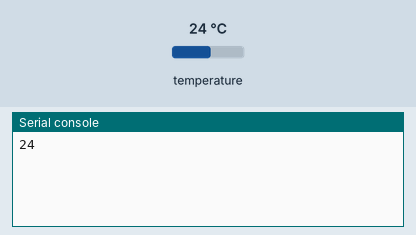
Simulated run of this program. Board: pyboard running MicroPython. On the bench: the last lines printed to the serial console. The inputs (shaded band) are chosen by the test bench; at power-on: temperature 24 °C.

Above: at 1.2 s.
1.3 s: temperature set to 12 °C
At 2.6 s:
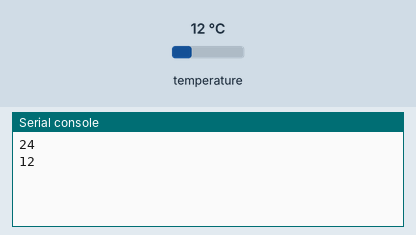
2.8 s: temperature set to 19 °C
At 3.8 s:
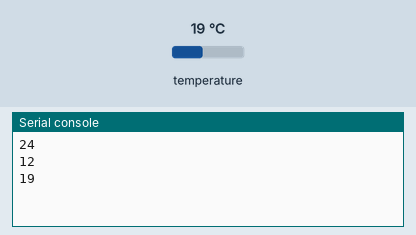
Timing chart, 0 to 5.8 s (numbered marks = the images above; inputs shaded):
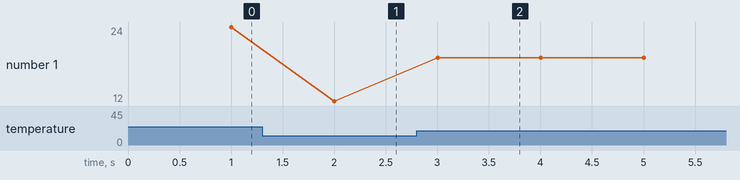

Measured:
- after the input at 1.3 s, the serial console: prints a new line after 0.70 s (image 1)
- after the input at 2.8 s, the serial console: prints a new line after 0.20 s (image 2)
- plotted number 1: 24 → 12 after the input at 1.3 s, 12 → 19 after the input at 2.8 s

The program:

STTS751_irq_demo.py
```python
from machine import I2C
from pyb import Timer
import STTS751

i2c = I2C(1)
stt = STTS751.STTS751(i2c)

def tim_irq(t):
    print(stt.temperature_irq())

tim = Timer(1, freq = 1)
tim.callback(tim_irq)
```

STTS751.py
```python
# (licence header left out)
STTS751_RESOLUTION = (8, 0, 4, 12, 10, 11, 9, 12)
STTS751_REG_STATUS = const(1)
STTS751_REG_CONFIG = const(3)
STTS751_REG_CONRAT = const(4)
STTS751_REG_TEMPVH = const(0)
STTS751_REG_TEMPVL = const(2)
STTS751_REG_TEMPHH = const(5)
STTS751_REG_TEMPHL = const(6)
STTS751_REG_TEMPLH = const(7)
STTS751_REG_TEMPLL = const(8)
STTS751_REG_ONESHOT = const(15)
STTS751_REG_THERM = const(32)
STTS751_REG_THERMHYS = const(33)

class STTS751():
    def __init__(self, i2c):
        self.i2c = i2c
        self.addr = 0x4A
        self.tb = bytearray(1)
        self.rb = bytearray(1)
        self.oneshot = False
        self.oneshot_mode(False)

    def int16(self, d):
        return d if d < 0x8000 else d - 0x10000

    def setreg(self, reg, dat):
        self.tb[0] = dat
        self.i2c.writeto_mem(self.addr, reg, self.tb)

    def getreg(self, reg):
        self.i2c.readfrom_mem_into(self.addr, reg, self.rb)
        return self.rb[0]

    def get2reg(self, reg):
        return self.getreg(reg) + self.getreg(reg+1) * 256

    def resolution(self, res = None):
        self.getreg(STTS751_REG_CONFIG)
        if res is None:
            return STTS751_RESOLUTION[(self.rb[0] & 0x0C)//4 + 4]
        else:
            if res > 12 or res < 9: return
            self.rb[0] = (self.rb[0] & 0xF3) | STTS751_RESOLUTION[res-9]
            self.setreg(STTS751_REG_CONFIG, self.rb[0])

    def oneshot_mode(self, oneshot=None):
        if oneshot is None:
            return self.oneshot
        else:
            self.getreg(STTS751_REG_CONFIG)
            self.oneshot = oneshot
            if oneshot: self.rb[0] |= 0x40
            else: self.rb[0] &= 0xBF
            self.setreg(STTS751_REG_CONFIG, self.rb[0])

    def ONE_SHOT(self):
        if self.oneshot:
            self.setreg(STTS751_REG_ONESHOT, 1)
            while 1:
                if self.getreg(STTS751_REG_STATUS) < 0x80:
                    return

    def temperature(self):
        try:
            self.ONE_SHOT()
            return self.int16((self.getreg(STTS751_REG_TEMPVH)<<8) + self.getreg(STTS751_REG_TEMPVL))/256
        except MemoryError:
            return self.temperature_irq()

    def temperature_irq(self):
        self.ONE_SHOT()
        self.getreg(STTS751_REG_TEMPVH)
        return self.rb[0] if self.rb[0] < 128 else self.rb[0] - 256
```
